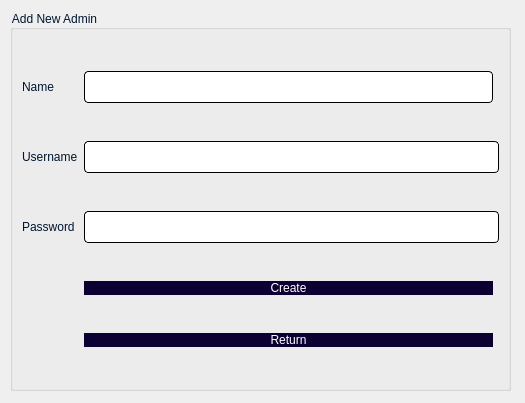
<?xml version="1.0" encoding="UTF-8"?>
<ui version="4.0">
 <class>signUp</class>
 <widget class="QDialog" name="signUp">
  <property name="geometry">
   <rect>
    <x>0</x>
    <y>0</y>
    <width>525</width>
    <height>403</height>
   </rect>
  </property>
  <property name="windowTitle">
   <string>Dialog</string>
  </property>
  <widget class="QGroupBox" name="groupBox">
   <property name="geometry">
    <rect>
     <x>10</x>
     <y>10</y>
     <width>501</width>
     <height>381</height>
    </rect>
   </property>
   <property name="styleSheet">
    <string notr="true">font: 700 20pt &quot;Yu Gothic&quot;;
border-color: rgb(196, 178, 255);
border-color: rgb(170, 0, 255);
color: rgb(0, 21, 48);</string>
   </property>
   <property name="title">
    <string>Add New Admin</string>
   </property>
   <layout class="QGridLayout" name="gridLayout">
    <item row="0" column="1">
     <widget class="QLineEdit" name="name">
      <property name="styleSheet">
       <string notr="true">QLineEdit{
	background-color: rgb(255, 255, 255);
	 border: 1px  solid;
     border-radius: 4px;
	font: 24px
}</string>
      </property>
     </widget>
    </item>
    <item row="1" column="0">
     <widget class="QLabel" name="label">
      <property name="styleSheet">
       <string notr="true">font: 700 20pt &quot;Lato&quot;;</string>
      </property>
      <property name="text">
       <string>Username</string>
      </property>
     </widget>
    </item>
    <item row="3" column="1" colspan="2">
     <widget class="QLineEdit" name="password">
      <property name="styleSheet">
       <string notr="true">QLineEdit{
	background-color: rgb(255, 255, 255);
	 border: 1px  solid;
     border-radius: 4px;
	font: 24px
}</string>
      </property>
      <property name="inputMethodHints">
       <set>Qt::ImhHiddenText|Qt::ImhNoAutoUppercase|Qt::ImhNoPredictiveText|Qt::ImhSensitiveData</set>
      </property>
      <property name="text">
       <string/>
      </property>
      <property name="echoMode">
       <enum>QLineEdit::Password</enum>
      </property>
     </widget>
    </item>
    <item row="4" column="1">
     <widget class="QPushButton" name="createButton">
      <property name="styleSheet">
       <string notr="true">QPushButton{
border-radius:15px;
padding : 0 4px;
background: #0c0033;
border -radius:10px;
color: rgb(255, 255, 255);
font: 15pt &quot;Lato&quot;;
}
QPushButton:hover:!pressed
{

background:#ababab;
}
QToolButton
{

border-radius:10px;
bacground:red;
color:red;
}

QPushButton:pressed
{
              font-size: 19px;
              transition: 0.9s; 
}</string>
      </property>
      <property name="text">
       <string>Create</string>
      </property>
     </widget>
    </item>
    <item row="0" column="0">
     <widget class="QLabel" name="label_2">
      <property name="styleSheet">
       <string notr="true">font: 700 20pt &quot;Lato&quot;;</string>
      </property>
      <property name="text">
       <string>Name</string>
      </property>
     </widget>
    </item>
    <item row="1" column="1" colspan="2">
     <widget class="QLineEdit" name="username">
      <property name="styleSheet">
       <string notr="true">QLineEdit{
	background-color: rgb(255, 255, 255);
	 border: 1px  solid;
     border-radius: 4px;
	font: 24px
}</string>
      </property>
     </widget>
    </item>
    <item row="3" column="0">
     <widget class="QLabel" name="label_3">
      <property name="styleSheet">
       <string notr="true">font: 700 20pt &quot;Lato&quot;;</string>
      </property>
      <property name="text">
       <string>Password</string>
      </property>
     </widget>
    </item>
    <item row="5" column="1">
     <widget class="QPushButton" name="backButton">
      <property name="styleSheet">
       <string notr="true">QPushButton{
border-radius:15px;
padding : 0 4px;
background: #0c0033;
border -radius:10px;
color: rgb(255, 255, 255);
font: 15pt &quot;Lato&quot;;
}
QPushButton:hover:!pressed
{

background:#ababab;
}
QToolButton
{

border-radius:10px;
bacground:red;
color:red;
}

QPushButton:pressed
{
              font-size: 19px;
              transition: 0.9s; 
}</string>
      </property>
      <property name="text">
       <string>Return</string>
      </property>
     </widget>
    </item>
   </layout>
  </widget>
 </widget>
 <resources/>
 <connections/>
</ui>
